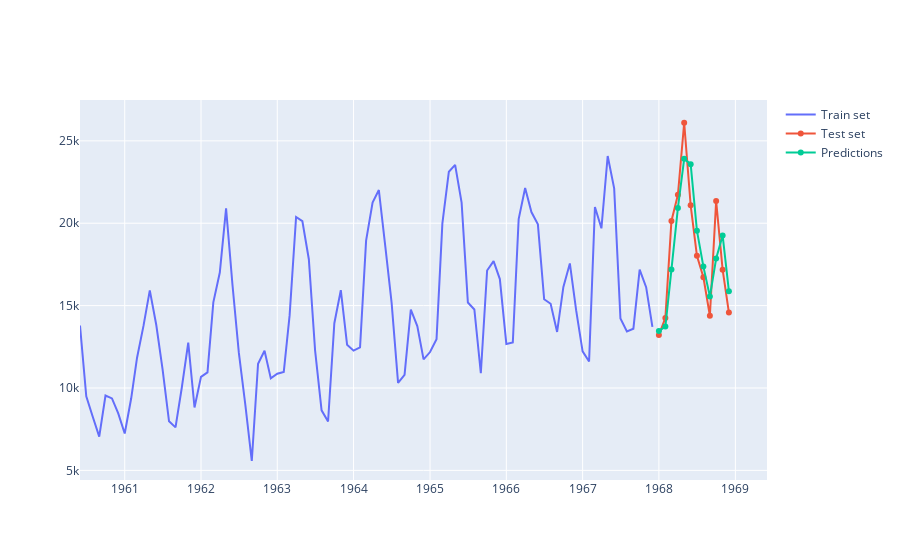

Here is the notebook cell this chart was saved with:
### Code cell
trace1 = Scatter(x = train['Month'], y = train['Sales'], name = 'Train set')
trace2 = Scatter(x = test['Month'], y = test['Sales'], name = 'Test set')
trace3 = Scatter(x = test['Month'], y = predictions, name = 'Predictions')

iplot(Figure(data = [trace1, trace2, trace3]))
